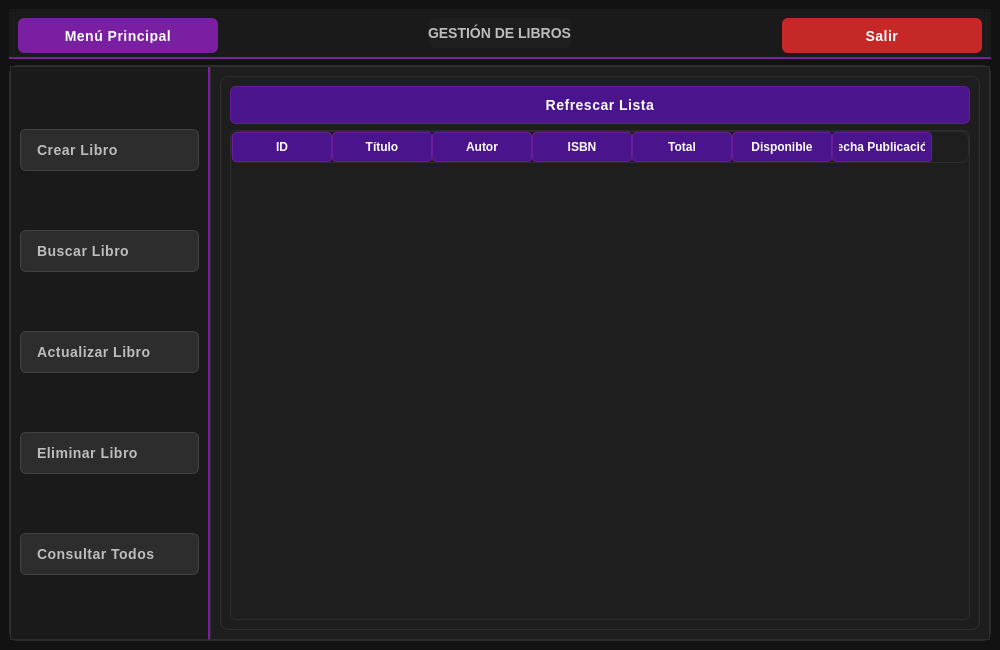
<?xml version="1.0" encoding="UTF-8"?>
<ui version="4.0">
 <class>MainWindow</class>
 <widget class="QMainWindow" name="MainWindow">
  <property name="geometry">
   <rect>
    <x>0</x>
    <y>0</y>
    <width>1000</width>
    <height>650</height>
   </rect>
  </property>
  <property name="windowTitle">
   <string>Sistema de Biblioteca - Gestión de Libros</string>
  </property>
  <property name="styleSheet">
   <string notr="true">/* === Estilo general - Tema Oscuro Biblioteca === */
QMainWindow {
    background-color: #121212;
    color: #e0e0e0;
    font-family: &quot;Segoe UI&quot;, &quot;SF Pro Display&quot;, &quot;Roboto&quot;, sans-serif;
    font-size: 14px;
    font-weight: 400;
}

/* === Frames === */
QFrame {
    background-color: #1e1e1e;
    border-radius: 8px;
    border: 1px solid #2d2d2d;
}

/* Barra superior */
#frame_superior {
    background-color: #1a1a1a;
    border: none;
    border-radius: 0px;
    border-bottom: 2px solid #7b1fa2;
}

/* Panel lateral */
#frame_lateral {
    background-color: #1a1a1a;
    border-right: 2px solid #7b1fa2;
    border-radius: 0px;
}

/* Área principal */
#frame_paginas {
    background-color: #1e1e1e;
    border-radius: 0px;
}

/* === Botones === */
QPushButton {
    background-color: #4a148c;
    color: #ffffff;
    border: 1px solid #6a1b9a;
    border-radius: 6px;
    padding: 10px 16px;
    font-weight: 500;
    font-size: 14px;
    letter-spacing: 0.5px;
    background: qlineargradient(x1:0, y1:0, x2:0, y2:1,
        stop:0 #7b1fa2, stop:1 #4a148c);
}

QPushButton:hover {
    background-color: #6a1b9a;
    color: #ffffff;
    border: 1px solid #8e24aa;
}

QPushButton:pressed {
    background-color: #38006b;
    color: #ffffff;
    border: 1px solid #4a148c;
    background: qlineargradient(x1:0, y1:0, x2:0, y2:1,
        stop:0 #4a148c, stop:1 #38006b);
}

/* Botón principal (Menú) */
#boton_menu {
    background-color: #7b1fa2;
    color: white;
    border: none;
    font-weight: 600;
    background: qlineargradient(x1:0, y1:0, x2:0, y2:1,
        stop:0 #9c27b0, stop:1 #7b1fa2);
}
#boton_menu:hover {
    background-color: #8e24aa;
    background: qlineargradient(x1:0, y1:0, x2:0, y2:1,
        stop:0 #ab47bc, stop:1 #8e24aa);
}
#boton_menu:pressed {
    background-color: #6a1b9a;
    background: qlineargradient(x1:0, y1:0, x2:0, y2:1,
        stop:0 #7b1fa2, stop:1 #6a1b9a);
}

/* Botón salir */
#boton_salir {
    background-color: #c62828;
    color: white;
    border: none;
    background: qlineargradient(x1:0, y1:0, x2:0, y2:1,
        stop:0 #ef5350, stop:1 #b71c1c);
}
#boton_salir:hover {
    background-color: #d32f2f;
    background: qlineargradient(x1:0, y1:0, x2:0, y2:1,
        stop:0 #f44336, stop:1 #c62828);
}
#boton_salir:pressed {
    background-color: #b71c1c;
    background: qlineargradient(x1:0, y1:0, x2:0, y2:1,
        stop:0 #c62828, stop:1 #b71c1c);
}

/* === Campos de texto === */
QLineEdit {
    background-color: #2d2d2d;
    color: #e0e0e0;
    border: 1px solid #424242;
    border-radius: 4px;
    padding: 8px 12px;
    font-size: 14px;
    font-weight: 400;
    selection-background-color: #7b1fa2;
}

QLineEdit:focus {
    border: 1px solid #7b1fa2;
    background-color: #333333;
    box-shadow: 0px 0px 5px rgba(123, 31, 162, 0.5);
}

QLineEdit:placeholder {
    color: #666666;
}

/* === Labels === */
QLabel {
    color: #bdbdbd;
    font-weight: 500;
    font-size: 14px;
    border: none;
}

/* Label inferior o secundario */
#label_mensaje {
    color: #9e9e9e;
    font-size: 10px;
    font-style: italic;
}

/* === Stacked Widget === */
QStackedWidget {
    background-color: #1e1e1e;
    border: 1px solid #2d2d2d;
    border-radius: 8px;
}

/* === Scrollbars === */
QScrollBar:vertical {
    border: none;
    background: #2d2d2d;
    width: 12px;
    border-radius: 6px;
}
QScrollBar::handle:vertical {
    background: #4a148c;
    min-height: 25px;
    border-radius: 6px;
}
QScrollBar::handle:vertical:hover {
    background: #6a1b9a;
}
QScrollBar::add-line:vertical,
QScrollBar::sub-line:vertical {
    height: 0;
}

QScrollBar:horizontal {
    border: none;
    background: #2d2d2d;
    height: 12px;
    border-radius: 6px;
}
QScrollBar::handle:horizontal {
    background: #4a148c;
    min-width: 25px;
    border-radius: 6px;
}
QScrollBar::handle:horizontal:hover {
    background: #6a1b9a;
}

/* === Layouts === */
QVBoxLayout, QHBoxLayout {
    spacing: 12px;
}

/* === Botones laterales === */
#boton_crear, #boton_buscar, #boton_actualizar, #boton_eliminar, #boton_consultar_todos {
    background-color: #2d2d2d;
    border: 1px solid #424242;
    color: #bdbdbd;
    font-weight: 500;
    font-size: 14px;
    text-align: left;
    padding: 12px 16px;
}

#boton_crear:hover, 
#boton_buscar:hover, 
#boton_actualizar:hover, 
#boton_eliminar:hover,
#boton_consultar_todos:hover {
    background-color: #333333;
    border: 1px solid #7b1fa2;
    color: #e0e0e0;
    background: qlineargradient(x1:0, y1:0, x2:1, y2:0,
        stop:0 #2d2d2d, stop:1 #4a148c);
}

#boton_crear:pressed, 
#boton_buscar:pressed, 
#boton_actualizar:pressed, 
#boton_eliminar:pressed,
#boton_consultar_todos:pressed {
    background-color: #4a148c;
    border: 1px solid #6a1b9a;
    color: #ffffff;
}

/* === Tooltips === */
QToolTip {
    background-color: #2d2d2d;
    color: #e0e0e0;
    border: 1px solid #7b1fa2;
    padding: 8px;
    border-radius: 6px;
    font-size: 13px;
    font-weight: 500;
    box-shadow: 0px 2px 10px rgba(0, 0, 0, 0.3);
}

/* === Tablas === */
QTableWidget {
    background-color: #1e1e1e;
    color: #e0e0e0;
    gridline-color: #424242;
    border: 1px solid #2d2d2d;
    border-radius: 6px;
    font-size: 13px;
    font-weight: 400;
    selection-background-color: #7b1fa2;
    selection-color: #ffffff;
    alternate-background-color: #252525;
}

QHeaderView::section {
    background-color: #4a148c;
    color: #ffffff;
    border: 1px solid #6a1b9a;
    border-radius: 4px;
    font-weight: 600;
    font-size: 13px;
    padding: 8px;
}

QHeaderView::section:hover {
    background-color: #6a1b9a;
}

QTableWidget::item {
    padding: 6px;
    border: none;
}

QTableWidget::item:selected {
    background-color: #7b1fa2;
    color: #ffffff;
}

/* Efectos adicionales para profundidad */
#frame_superior {
    border-bottom: 2px solid #7b1fa2;
}

#frame_lateral {
    border-right: 2px solid #7b1fa2;
}

/* Efectos de sombra suaves */
QFrame {
    box-shadow: 0px 2px 8px rgba(0, 0, 0, 0.2);
}

QPushButton {
    box-shadow: 0px 2px 4px rgba(0, 0, 0, 0.3);
}

QLineEdit:focus {
    box-shadow: 0px 0px 8px rgba(123, 31, 162, 0.4);
}</string>
  </property>
  <widget class="QWidget" name="centralwidget">
   <layout class="QVBoxLayout" name="verticalLayout" stretch="1,8">
    <item>
     <widget class="QFrame" name="frame_superior">
      <property name="minimumSize">
       <size>
        <width>0</width>
        <height>50</height>
       </size>
      </property>
      <property name="maximumSize">
       <size>
        <width>16777215</width>
        <height>50</height>
       </size>
      </property>
      <property name="frameShape">
       <enum>QFrame::StyledPanel</enum>
      </property>
      <property name="frameShadow">
       <enum>QFrame::Raised</enum>
      </property>
      <layout class="QHBoxLayout" name="horizontalLayout">
       <item>
        <widget class="QPushButton" name="boton_menu">
         <property name="minimumSize">
          <size>
           <width>200</width>
           <height>35</height>
          </size>
         </property>
         <property name="text">
          <string>Menú Principal</string>
         </property>
        </widget>
       </item>
       <item>
        <spacer name="horizontalSpacer">
         <property name="orientation">
          <enum>Qt::Horizontal</enum>
         </property>
         <property name="sizeHint" stdset="0">
          <size>
           <width>226</width>
           <height>20</height>
          </size>
         </property>
        </spacer>
       </item>
       <item>
        <widget class="QLabel" name="label_titulo">
         <property name="text">
          <string>GESTIÓN DE LIBROS</string>
         </property>
         <property name="alignment">
          <set>Qt::AlignCenter</set>
         </property>
        </widget>
       </item>
       <item>
        <spacer name="horizontalSpacer_2">
         <property name="orientation">
          <enum>Qt::Horizontal</enum>
         </property>
         <property name="sizeHint" stdset="0">
          <size>
           <width>226</width>
           <height>20</height>
          </size>
         </property>
        </spacer>
       </item>
       <item>
        <widget class="QPushButton" name="boton_salir">
         <property name="minimumSize">
          <size>
           <width>200</width>
           <height>35</height>
          </size>
         </property>
         <property name="text">
          <string>Salir</string>
         </property>
        </widget>
       </item>
      </layout>
     </widget>
    </item>
    <item>
     <widget class="QFrame" name="frame_central">
      <property name="frameShape">
       <enum>QFrame::StyledPanel</enum>
      </property>
      <property name="frameShadow">
       <enum>QFrame::Raised</enum>
      </property>
      <layout class="QHBoxLayout" name="horizontalLayout_2">
       <property name="spacing">
        <number>0</number>
       </property>
       <property name="leftMargin">
        <number>0</number>
       </property>
       <property name="topMargin">
        <number>0</number>
       </property>
       <property name="rightMargin">
        <number>0</number>
       </property>
       <property name="bottomMargin">
        <number>0</number>
       </property>
       <item>
        <widget class="QFrame" name="frame_lateral">
         <property name="minimumSize">
          <size>
           <width>200</width>
           <height>0</height>
          </size>
         </property>
         <property name="maximumSize">
          <size>
           <width>200</width>
           <height>16777215</height>
          </size>
         </property>
         <property name="frameShape">
          <enum>QFrame::StyledPanel</enum>
         </property>
         <property name="frameShadow">
          <enum>QFrame::Raised</enum>
         </property>
         <layout class="QVBoxLayout" name="verticalLayout_2">
          <item>
           <widget class="QPushButton" name="boton_crear">
            <property name="text">
             <string>Crear Libro</string>
            </property>
           </widget>
          </item>
          <item>
           <widget class="QPushButton" name="boton_buscar">
            <property name="text">
             <string>Buscar Libro</string>
            </property>
           </widget>
          </item>
          <item>
           <widget class="QPushButton" name="boton_actualizar">
            <property name="text">
             <string>Actualizar Libro</string>
            </property>
           </widget>
          </item>
          <item>
           <widget class="QPushButton" name="boton_eliminar">
            <property name="text">
             <string>Eliminar Libro</string>
            </property>
           </widget>
          </item>
          <item>
           <widget class="QPushButton" name="boton_consultar_todos">
            <property name="text">
             <string>Consultar Todos</string>
            </property>
           </widget>
          </item>
         </layout>
        </widget>
       </item>
       <item>
        <widget class="QFrame" name="frame_paginas">
         <property name="frameShape">
          <enum>QFrame::StyledPanel</enum>
         </property>
         <property name="frameShadow">
          <enum>QFrame::Raised</enum>
         </property>
         <layout class="QVBoxLayout" name="verticalLayout_3">
          <item>
           <widget class="QStackedWidget" name="stackedWidget">
            <property name="currentIndex">
             <number>4</number>
            </property>
            <widget class="QWidget" name="page_crear">
             <layout class="QHBoxLayout" name="horizontalLayout_3">
              <item>
               <layout class="QVBoxLayout" name="verticalLayout_4">
                <item>
                 <layout class="QGridLayout" name="gridLayout_crear">
                  <item row="0" column="0">
                   <widget class="QLabel" name="label_titulo_crear">
                    <property name="text">
                     <string>Título</string>
                    </property>
                   </widget>
                  </item>
                  <item row="0" column="1">
                   <widget class="QLineEdit" name="titulo_crear">
                    <property name="minimumSize">
                     <size>
                      <width>200</width>
                      <height>0</height>
                     </size>
                    </property>
                    <property name="placeholderText">
                     <string>Ingrese el título del libro</string>
                    </property>
                   </widget>
                  </item>
                  <item row="1" column="0">
                   <widget class="QLabel" name="label_autor_crear">
                    <property name="text">
                     <string>Autor</string>
                    </property>
                   </widget>
                  </item>
                  <item row="1" column="1">
                   <widget class="QLineEdit" name="autor_crear">
                    <property name="placeholderText">
                     <string>Nombre del autor</string>
                    </property>
                   </widget>
                  </item>
                  <item row="2" column="0">
                   <widget class="QLabel" name="label_isbn_crear">
                    <property name="text">
                     <string>ISBN</string>
                    </property>
                   </widget>
                  </item>
                  <item row="2" column="1">
                   <widget class="QLineEdit" name="isbn_crear">
                    <property name="placeholderText">
                     <string>Número ISBN</string>
                    </property>
                   </widget>
                  </item>
                  <item row="3" column="0">
                   <widget class="QLabel" name="label_cantidad_total_crear">
                    <property name="text">
                     <string>Cantidad Total</string>
                    </property>
                   </widget>
                  </item>
                  <item row="3" column="1">
                   <widget class="QLineEdit" name="cantidad_total_crear">
                    <property name="placeholderText">
                     <string>Ej: 5</string>
                    </property>
                   </widget>
                  </item>
                  <item row="4" column="0">
                   <widget class="QLabel" name="label_cantidad_disponible_crear">
                    <property name="text">
                     <string>Cantidad Disponible</string>
                    </property>
                   </widget>
                  </item>
                  <item row="4" column="1">
                   <widget class="QLineEdit" name="cantidad_disponible_crear">
                    <property name="placeholderText">
                     <string>Ej: 3</string>
                    </property>
                   </widget>
                  </item>
                  <item row="5" column="0">
                   <widget class="QLabel" name="label_fecha_publicacion_crear">
                    <property name="text">
                     <string>Fecha Publicación</string>
                    </property>
                   </widget>
                  </item>
                  <item row="5" column="1">
                   <widget class="QLineEdit" name="fecha_publicacion_crear">
                    <property name="placeholderText">
                     <string>YYYY-MM-DD</string>
                    </property>
                   </widget>
                  </item>
                 </layout>
                </item>
                <item>
                 <widget class="QPushButton" name="accion_guardar">
                  <property name="text">
                   <string>Guardar Libro</string>
                  </property>
                 </widget>
                </item>
               </layout>
              </item>
             </layout>
            </widget>
            <widget class="QWidget" name="page_buscar">
             <layout class="QVBoxLayout" name="verticalLayout_7">
              <item>
               <layout class="QGridLayout" name="gridLayout_buscar">
                <item row="0" column="0">
                 <widget class="QLabel" name="label_libro_id_buscar">
                  <property name="text">
                   <string>ID Libro</string>
                  </property>
                 </widget>
                </item>
                <item row="0" column="1">
                 <widget class="QLineEdit" name="libro_id_buscar">
                  <property name="minimumSize">
                   <size>
                    <width>150</width>
                    <height>0</height>
                   </size>
                  </property>
                  <property name="placeholderText">
                   <string>Ingrese ID a buscar</string>
                  </property>
                 </widget>
                </item>
                <item row="0" column="2">
                 <widget class="QPushButton" name="buscar_buscar">
                  <property name="text">
                   <string>Buscar</string>
                  </property>
                 </widget>
                </item>
                <item row="1" column="0">
                 <widget class="QLabel" name="label_titulo_buscar">
                  <property name="text">
                   <string>Título</string>
                  </property>
                 </widget>
                </item>
                <item row="1" column="1">
                 <widget class="QLineEdit" name="titulo_buscar"/>
                </item>
                <item row="2" column="0">
                 <widget class="QLabel" name="label_autor_buscar">
                  <property name="text">
                   <string>Autor</string>
                  </property>
                 </widget>
                </item>
                <item row="2" column="1">
                 <widget class="QLineEdit" name="autor_buscar"/>
                </item>
                <item row="3" column="0">
                 <widget class="QLabel" name="label_isbn_buscar">
                  <property name="text">
                   <string>ISBN</string>
                  </property>
                 </widget>
                </item>
                <item row="3" column="1">
                 <widget class="QLineEdit" name="isbn_buscar"/>
                </item>
                <item row="4" column="0">
                 <widget class="QLabel" name="label_cantidad_total_buscar">
                  <property name="text">
                   <string>Cantidad Total</string>
                  </property>
                 </widget>
                </item>
                <item row="4" column="1">
                 <widget class="QLineEdit" name="cantidad_total_buscar"/>
                </item>
                <item row="5" column="0">
                 <widget class="QLabel" name="label_cantidad_disponible_buscar">
                  <property name="text">
                   <string>Cantidad Disponible</string>
                  </property>
                 </widget>
                </item>
                <item row="5" column="1">
                 <widget class="QLineEdit" name="cantidad_disponible_buscar"/>
                </item>
                <item row="6" column="0">
                 <widget class="QLabel" name="label_fecha_publicacion_buscar">
                  <property name="text">
                   <string>Fecha Publicación</string>
                  </property>
                 </widget>
                </item>
                <item row="6" column="1">
                 <widget class="QLineEdit" name="fecha_publicacion_buscar"/>
                </item>
               </layout>
              </item>
              <item>
               <widget class="QPushButton" name="accion_limpiar">
                <property name="text">
                 <string>Limpiar Búsqueda</string>
                </property>
               </widget>
              </item>
             </layout>
            </widget>
            <widget class="QWidget" name="page_actualizar">
             <layout class="QHBoxLayout" name="horizontalLayout_4">
              <item>
               <layout class="QVBoxLayout" name="verticalLayout_5">
                <item>
                 <layout class="QGridLayout" name="gridLayout_actualizar">
                  <item row="0" column="0">
                   <widget class="QLabel" name="label_libro_id_actualizar">
                    <property name="text">
                     <string>ID Libro</string>
                    </property>
                   </widget>
                  </item>
                  <item row="0" column="1">
                   <widget class="QLineEdit" name="libro_id_actualizar">
                    <property name="minimumSize">
                     <size>
                      <width>150</width>
                      <height>0</height>
                     </size>
                    </property>
                    <property name="placeholderText">
                     <string>Ingrese ID a actualizar</string>
                    </property>
                   </widget>
                  </item>
                  <item row="0" column="2">
                   <widget class="QPushButton" name="buscar_actualizar">
                    <property name="text">
                     <string>Buscar</string>
                    </property>
                   </widget>
                  </item>
                  <item row="1" column="0">
                   <widget class="QLabel" name="label_titulo_actualizar">
                    <property name="text">
                     <string>Título</string>
                    </property>
                   </widget>
                  </item>
                  <item row="1" column="1">
                   <widget class="QLineEdit" name="titulo_actualizar"/>
                  </item>
                  <item row="2" column="0">
                   <widget class="QLabel" name="label_autor_actualizar">
                    <property name="text">
                     <string>Autor</string>
                    </property>
                   </widget>
                  </item>
                  <item row="2" column="1">
                   <widget class="QLineEdit" name="autor_actualizar"/>
                  </item>
                  <item row="3" column="0">
                   <widget class="QLabel" name="label_isbn_actualizar">
                    <property name="text">
                     <string>ISBN</string>
                    </property>
                   </widget>
                  </item>
                  <item row="3" column="1">
                   <widget class="QLineEdit" name="isbn_actualizar"/>
                  </item>
                  <item row="4" column="0">
                   <widget class="QLabel" name="label_cantidad_total_actualizar">
                    <property name="text">
                     <string>Cantidad Total</string>
                    </property>
                   </widget>
                  </item>
                  <item row="4" column="1">
                   <widget class="QLineEdit" name="cantidad_total_actualizar"/>
                  </item>
                  <item row="5" column="0">
                   <widget class="QLabel" name="label_cantidad_disponible_actualizar">
                    <property name="text">
                     <string>Cantidad Disponible</string>
                    </property>
                   </widget>
                  </item>
                  <item row="5" column="1">
                   <widget class="QLineEdit" name="cantidad_disponible_actualizar"/>
                  </item>
                  <item row="6" column="0">
                   <widget class="QLabel" name="label_fecha_publicacion_actualizar">
                    <property name="text">
                     <string>Fecha Publicación</string>
                    </property>
                   </widget>
                  </item>
                  <item row="6" column="1">
                   <widget class="QLineEdit" name="fecha_publicacion_actualizar"/>
                  </item>
                 </layout>
                </item>
                <item>
                 <widget class="QPushButton" name="accion_actualizar">
                  <property name="text">
                   <string>Actualizar Libro</string>
                  </property>
                 </widget>
                </item>
               </layout>
              </item>
             </layout>
            </widget>
            <widget class="QWidget" name="page_eliminar">
             <layout class="QVBoxLayout" name="verticalLayout_6">
              <item>
               <layout class="QGridLayout" name="gridLayout_eliminar">
                <item row="0" column="0">
                 <widget class="QLabel" name="label_libro_id_eliminar">
                  <property name="text">
                   <string>ID Libro</string>
                  </property>
                 </widget>
                </item>
                <item row="0" column="1">
                 <widget class="QLineEdit" name="libro_id_eliminar">
                  <property name="minimumSize">
                   <size>
                    <width>150</width>
                    <height>0</height>
                   </size>
                  </property>
                  <property name="placeholderText">
                   <string>Ingrese ID a eliminar</string>
                  </property>
                 </widget>
                </item>
                <item row="0" column="2">
                 <widget class="QPushButton" name="buscar_eliminar">
                  <property name="text">
                   <string>Buscar</string>
                  </property>
                 </widget>
                </item>
                <item row="1" column="0">
                 <widget class="QLabel" name="label_titulo_eliminar">
                  <property name="text">
                   <string>Título</string>
                  </property>
                 </widget>
                </item>
                <item row="1" column="1">
                 <widget class="QLineEdit" name="titulo_eliminar"/>
                </item>
                <item row="2" column="0">
                 <widget class="QLabel" name="label_autor_eliminar">
                  <property name="text">
                   <string>Autor</string>
                  </property>
                 </widget>
                </item>
                <item row="2" column="1">
                 <widget class="QLineEdit" name="autor_eliminar"/>
                </item>
                <item row="3" column="0">
                 <widget class="QLabel" name="label_isbn_eliminar">
                  <property name="text">
                   <string>ISBN</string>
                  </property>
                 </widget>
                </item>
                <item row="3" column="1">
                 <widget class="QLineEdit" name="isbn_eliminar"/>
                </item>
                <item row="4" column="0">
                 <widget class="QLabel" name="label_cantidad_total_eliminar">
                  <property name="text">
                   <string>Cantidad Total</string>
                  </property>
                 </widget>
                </item>
                <item row="4" column="1">
                 <widget class="QLineEdit" name="cantidad_total_eliminar"/>
                </item>
                <item row="5" column="0">
                 <widget class="QLabel" name="label_cantidad_disponible_eliminar">
                  <property name="text">
                   <string>Cantidad Disponible</string>
                  </property>
                 </widget>
                </item>
                <item row="5" column="1">
                 <widget class="QLineEdit" name="cantidad_disponible_eliminar"/>
                </item>
                <item row="6" column="0">
                 <widget class="QLabel" name="label_fecha_publicacion_eliminar">
                  <property name="text">
                   <string>Fecha Publicación</string>
                  </property>
                 </widget>
                </item>
                <item row="6" column="1">
                 <widget class="QLineEdit" name="fecha_publicacion_eliminar"/>
                </item>
               </layout>
              </item>
              <item>
               <widget class="QPushButton" name="accion_eliminar">
                <property name="text">
                 <string>Eliminar Libro</string>
                </property>
               </widget>
              </item>
             </layout>
            </widget>
            <widget class="QWidget" name="page_consultar_todos">
             <layout class="QVBoxLayout" name="verticalLayout_9">
              <item>
               <widget class="QPushButton" name="boton_refrescar">
                <property name="text">
                 <string>Refrescar Lista</string>
                </property>
               </widget>
              </item>
              <item>
               <widget class="QTableWidget" name="tabla_libros">
                <property name="styleSheet">
                 <string notr="true">/* Tabla personalizada para libros */
QTableWidget {
    background-color: #1e1e1e;
    color: #e0e0e0;
    gridline-color: #424242;
    border: 1px solid #2d2d2d;
    border-radius: 6px;
    font-size: 12px;
    font-weight: 400;
    selection-background-color: #7b1fa2;
    selection-color: #ffffff;
    alternate-background-color: #252525;
}

QHeaderView::section {
    background-color: #4a148c;
    color: #ffffff;
    border: 1px solid #6a1b9a;
    border-radius: 4px;
    font-weight: 600;
    font-size: 12px;
    padding: 6px;
}

QTableWidget::item {
    padding: 4px;
    border: none;
}</string>
                </property>
                <column>
                 <property name="text">
                  <string>ID</string>
                 </property>
                </column>
                <column>
                 <property name="text">
                  <string>Título</string>
                 </property>
                </column>
                <column>
                 <property name="text">
                  <string>Autor</string>
                 </property>
                </column>
                <column>
                 <property name="text">
                  <string>ISBN</string>
                 </property>
                </column>
                <column>
                 <property name="text">
                  <string>Total</string>
                 </property>
                </column>
                <column>
                 <property name="text">
                  <string>Disponible</string>
                 </property>
                </column>
                <column>
                 <property name="text">
                  <string>Fecha Publicación</string>
                 </property>
                </column>
               </widget>
              </item>
             </layout>
            </widget>
           </widget>
          </item>
         </layout>
        </widget>
       </item>
      </layout>
     </widget>
    </item>
   </layout>
  </widget>
 </widget>
 <resources/>
 <connections/>
</ui>
